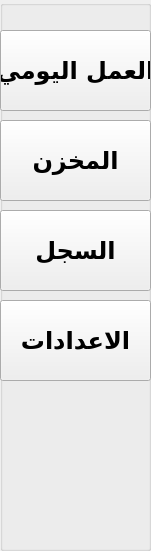
   <widget class="QGroupBox" name="groupBox">
    <property name="geometry">
     <rect>
      <x>760</x>
      <y>-1</y>
      <width>151</width>
      <height>551</height>
     </rect>
    </property>
    <property name="font">
     <font>
      <family>Rawafed Zainab</family>
      <pointsize>18</pointsize>
      <weight>75</weight>
      <bold>true</bold>
     </font>
    </property>
    <property name="title">
     <string/>
    </property>
    <widget class="QPushButton" name="Pb_todaywork">
     <property name="geometry">
      <rect>
       <x>0</x>
       <y>30</y>
       <width>151</width>
       <height>81</height>
      </rect>
     </property>
     <property name="text">
      <string>العمل اليومي</string>
     </property>
    </widget>
    <widget class="QPushButton" name="Pb_stok">
     <property name="geometry">
      <rect>
       <x>0</x>
       <y>120</y>
       <width>151</width>
       <height>81</height>
      </rect>
     </property>
     <property name="text">
      <string>المخزن</string>
     </property>
    </widget>
    <widget class="QPushButton" name="Pb_history">
     <property name="geometry">
      <rect>
       <x>0</x>
       <y>210</y>
       <width>151</width>
       <height>81</height>
      </rect>
     </property>
     <property name="text">
      <string>السجل</string>
     </property>
    </widget>
    <widget class="QPushButton" name="Pb_settings">
     <property name="geometry">
      <rect>
       <x>0</x>
       <y>300</y>
       <width>151</width>
       <height>81</height>
      </rect>
     </property>
     <property name="text">
      <string>الاعدادات</string>
     </property>
    </widget>
   </widget>
